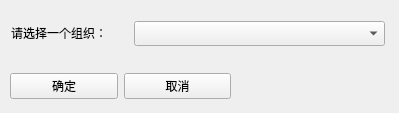
<?xml version="1.0" encoding="UTF-8"?>
<ui version="4.0">
 <class>chooseOrgWidget</class>
 <widget class="QWidget" name="chooseOrgWidget">
  <property name="geometry">
   <rect>
    <x>0</x>
    <y>0</y>
    <width>399</width>
    <height>113</height>
   </rect>
  </property>
  <property name="windowTitle">
   <string>选择组织</string>
  </property>
  <widget class="QLabel" name="label">
   <property name="geometry">
    <rect>
     <x>11</x>
     <y>21</y>
     <width>120</width>
     <height>23</height>
    </rect>
   </property>
   <property name="text">
    <string>请选择一个组织：</string>
   </property>
  </widget>
  <widget class="QComboBox" name="organizationComboBox">
   <property name="geometry">
    <rect>
     <x>134</x>
     <y>21</y>
     <width>251</width>
     <height>25</height>
    </rect>
   </property>
  </widget>
  <widget class="QWidget" name="">
   <property name="geometry">
    <rect>
     <x>10</x>
     <y>70</y>
     <width>221</width>
     <height>33</height>
    </rect>
   </property>
   <layout class="QHBoxLayout" name="horizontalLayout">
    <item>
     <widget class="QPushButton" name="okButton">
      <property name="text">
       <string>确定</string>
      </property>
     </widget>
    </item>
    <item>
     <widget class="QPushButton" name="cancelButton">
      <property name="text">
       <string>取消</string>
      </property>
     </widget>
    </item>
   </layout>
  </widget>
 </widget>
 <resources/>
 <connections/>
</ui>
